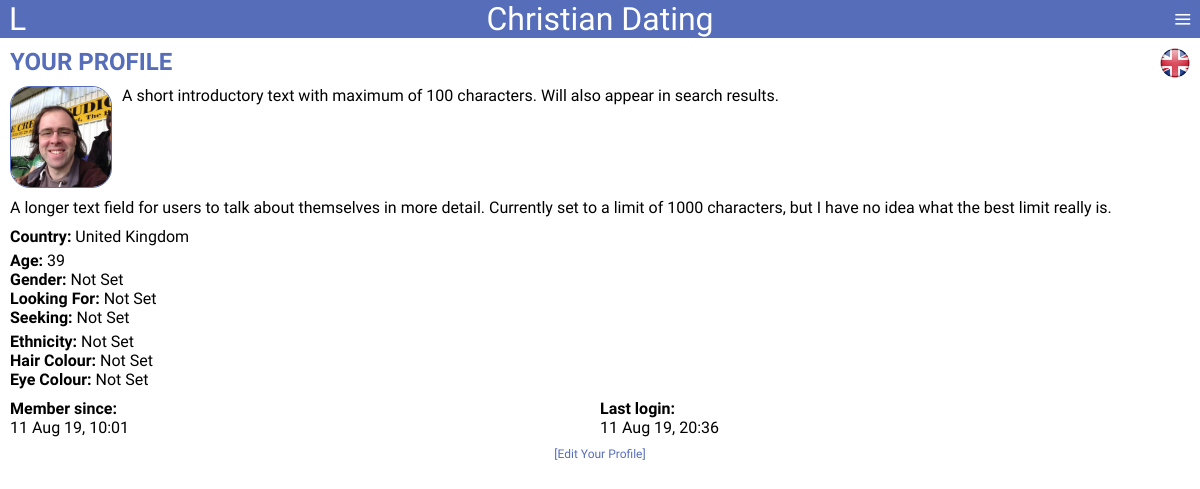
/profile/ (signed in), run on an earlier commit of the app's database.
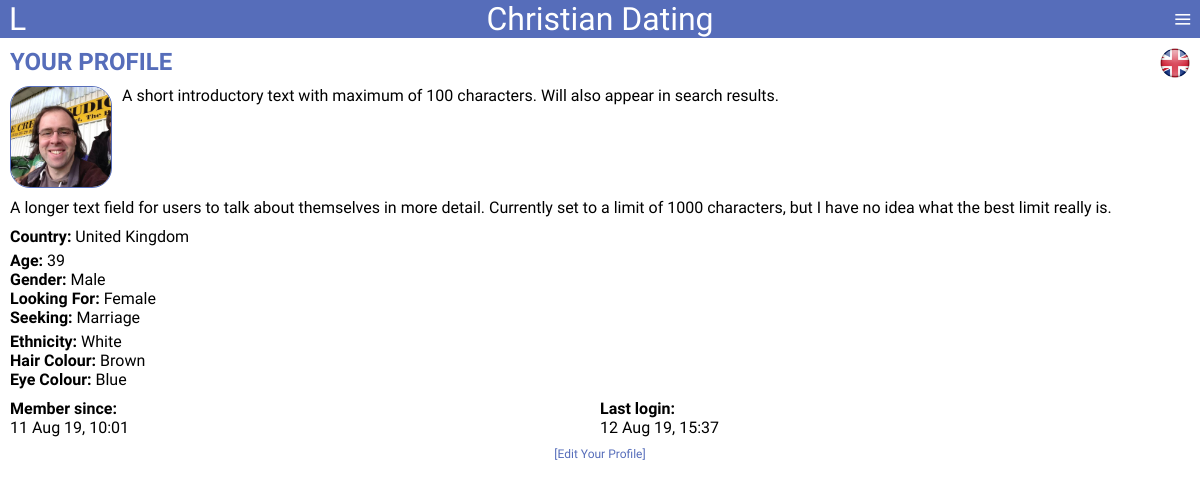
And on a later commit of the database.
### users/models.py (models this page shows, shortened)
class User(AbstractUser):
    objects = UserManager()
    email = models.EmailField(unique=True)
    date_of_birth = models.DateField(blank=True, null=True)
    country = models.ForeignKey(Country, related_name='users', on_delete=models.CASCADE)
    city = models.CharField(max_length=50, blank=True, null=True)
    postcode = models.CharField(max_length=10, blank=True, null=True)
    stripe_id = models.CharField(max_length=40, default='', blank=True, null=True)
    subscription_ends = models.DateTimeField(blank=True, null=True)
    subscription_renews = models.BooleanField(default=False)
    subscription_plan = models.CharField(max_length=25, blank=True, null=True)
    ethnicity = models.CharField(max_length=25, choices=ETHNICITY, blank=True, null=True)
    hair = models.CharField(max_length=25, choices=HAIR, blank=True, null=True)
    eyes = models.CharField(max_length=25, choices=EYES, blank=True, null=True)
    gender = models.CharField(max_length=25, choices=GENDER, blank=True, null=True)
    looking_for = models.CharField(max_length=25, choices=GENDER, blank=True, null=True)
    relationship = models.CharField(max_length=25, choices=RELATIONSHIP, blank=True, null=True)
    denomination = models.CharField(max_length=25, choices=DENOMINATION, blank=True, null=True)
    occupation = models.CharField(max_length=50, blank=True, null=True)
    diet = models.CharField(max_length=25, choices=DIET, blank=True, null=True)
    profile_picture = models.ImageField(upload_to="images/users", blank=True, null=True)
    intro = models.TextField(max_length=100, blank=True, null=True)
    text = models.TextField(max_length=1000, blank=True, null=True)

### world/models.py (models this page shows)
class Country(models.Model):
    objects = models.Manager()
    name = models.CharField(max_length=50, unique=True)
    abbreviation = models.CharField(max_length=3, unique=True)
    flag = models.ImageField(upload_to="images/countries", blank=True, null=True)
    class Meta:
        ordering = ['name']
    def __str__(self):
        return self.name

### users/views.py (the view)
# urls.py: path('profile/', user_views.own_profile, name='own_profile'),
@login_required(login_url='/login/')
def own_profile(request):
    user = request.user
    profile = get_object_or_404(User, pk=user.id)
    page_name = "Your Profile"
    age = user_age(user)
    return render(request, 'view_profile.html', {
        'profile': profile,
        'page_name': page_name,
        'user': user,
        'age': age,
    })

### users/models.py (called while the page is built)
def user_age(user):
    today = date.today()
    profile = get_object_or_404(User, pk=user.id)
    dob = profile.date_of_birth
    if dob:
        age = today.year - dob.year - ((today.month, today.day) < (dob.month, dob.day))
    else:
        age = "Not Set"
    return age

### users/templates/view_profile.html
{% extends "base.html" %}
{% block content %}
    <section id="page-header">
        {% if profile.id == user.id %}
            YOUR PROFILE
        {% else %}
            {{ profile.username }}
        {% endif %}
        <img class="user-flag" src="{{profile.country.flag.url}}" />
    </section>
    <section id="profile-header" class="flex-container">
        <div>
            {% if profile.profile_picture %}
                <img class="profile-picture" alt="{{ profile.username }}" src="{{ profile.profile_picture.url }}" />
            {% endif %}
        </div>
        <div>
            {% if profile.intro %}
                {{ profile.intro }}
            {% endif %}
        </div>
    </section>
    <section id="profile-text">
        {% if profile.text %}
            {{ profile.text }}
        {% endif %}
    </section>
    <section id="profile-info">
        <ul>
            <li>
                <strong>Country:</strong> {{ profile.country }}
            </li>
        </ul>
        <ul>
            <li>
                <strong>Age:</strong> {{ age }}
            </li>
            <li>
                <strong>Gender:</strong>
                {% if profile.gender %}
                    {{ profile.gender }}
                {% else %}
                    Not Set
                {% endif %}
            </li>
            <li>
                <strong>Looking For:</strong>
                {% if profile.looking_for %}
                    {{ profile.looking_for }}
                {% else %}
                    Not Set
                {% endif %}
            </li>
            <li>
                <strong>Seeking:</strong>
                {% if profile.relationship %}
                    {{ profile.relationship }}
                {% else %}
                    Not Set
                {% endif %}
            </li>
        </ul>
        <ul>
            <li>
                <strong>Ethnicity:</strong>
                {% if profile.ethnicity %}
                    {{ profile.ethnicity }}
                {% else %}
                    Not Set
                {% endif %}
            </li>
            <li>
                <strong>Hair Colour:</strong>
                {% if profile.hair %}
                    {{ profile.hair }}
                {% else %}
                    Not Set
                {% endif %}
            </li>
            <li>
                <strong>Eye Colour:</strong>
                {% if profile.eyes %}
                    {{ profile.eyes }}
                {% else %}
                    Not Set
                {% endif %}
            </li>
        </ul>
    </section>
    <section id="user-details" class="flex-container">
        <div class="columns">
            <strong>Member since:</strong><br />
            {{ profile.date_joined|date:'d M y, H:i' }}
        </div>
        <div class="columns">
            <strong>Last login:</strong><br />
            {{ profile.last_login|date:'d M y, H:i' }}
        </div>
    </section>
    {% if profile.id == user.id %}
        <div class="full-details">
            <a class="standard-link" href="{% url 'user_profile' %}">[Edit Your Profile]</a>
        </div>
    {% endif %}
{% endblock %}

### templates/base.html (shortened to what this page needs)
{% load static %}
<!DOCTYPE html>
<html lang="en">
<head>
	<link rel="stylesheet" href="{% static 'css/default.css' %}">
</head>
<body>
    <header>
        <div id="site-logo" class="header-icon">
            L
        </div>
        <a class="banner-link" href="{% url 'home' %}">Christian Dating</a>
        <div id="menu-button" class="header-icon">
            &#8801;
        </div>
    </header>
    <div id="page">
    	{% block content %}
	    {% endblock %}
    </div>
</body>
</html>

### static/css/default.css (style rules this page uses)
body { font-family: 'Farro', sans-serif; margin: 0; padding: 0; }
header { font-family: 'Almendra SC', serif; background-color: #566dba; font-size: 2em; color: white; margin: auto; text-align: center; }
#page { margin: 10px; }
.flex-container { display: flex; clear: both; }
.columns { flex: 1; }
.header-icon { display: inline; width: 25px; margin: auto 5px; }
#page-header { text-align: left; font-size: 1.5em; font-weight: bold; color: #566dba; }
#site-logo { position: absolute; left: 0; }
#menu-button { position: absolute; right: 0; }
.standard-link { text-decoration: none; color: #566dba; }
.banner-link { text-decoration: none; color: white; -webkit-tap-highlight-color: transparent; }
.full-details { font-size: 0.75em; display: block; text-align: center; clear: both; margin: 10px; }
.user-flag { height: 30px; float: right; }
.profile-picture { height: 100px; width: 100px; border: 1px solid #566dba; overflow: hidden; vertical-align: bottom; border-radius: 20px; margin-right: 10px; object-fit: cover; }
#profile-header { margin: 10px 0; }
#profile-text { margin: 10px 0; text-align: justify; }
#profile-info { margin: 10px 0; }
#profile-info ul { margin: 5px 0 0 0; padding: 0; list-style-type: none; }

What changed in the data, as far as the page shows it:
changed User "11 Aug 19, 10:01": gender (not shown) → "Male"; looking_for (not shown) → "Female"; relationship (not shown) → "Marriage"; ethnicity (not shown) → "White"; hair (not shown) → "Brown"; eyes (not shown) → "Blue"; last_login "11 Aug 19, 20:36" → "12 Aug 19, 15:37"
Also different on the page:
text no longer shown: "Not Set Not Set Not Set Not Set Not Set Not Set"
